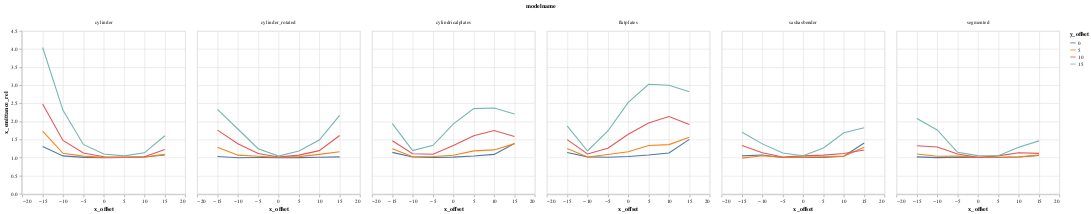

Source (notebook cell):
### Code cell
alt.Chart(DATA).mark_line().encode(
    column="modelname",
    color='y_offset:N',
    x='x_offset',
    y='x_emittance_rel',
)

### Figure 1 — Vega-Lite specification as saved in the notebook (floating-point values rounded to 4 significant figures; data arrays with more than 128 entries replaced by an {"elided": "..."} marker saying what was removed)
{"$schema": "https://vega.github.io/schema/vega-lite/v1.2.1.json", "data": {"values": {"elided": "168 records"}}, "encoding": {"color": {"field": "y_offset", "type": "nominal"}, "column": {"field": "modelname", "type": "nominal"}, "x": {"field": "x_offset", "type": "quantitative"}, "y": {"field": "x_emittance_rel", "type": "quantitative"}}, "mark": "line"}
